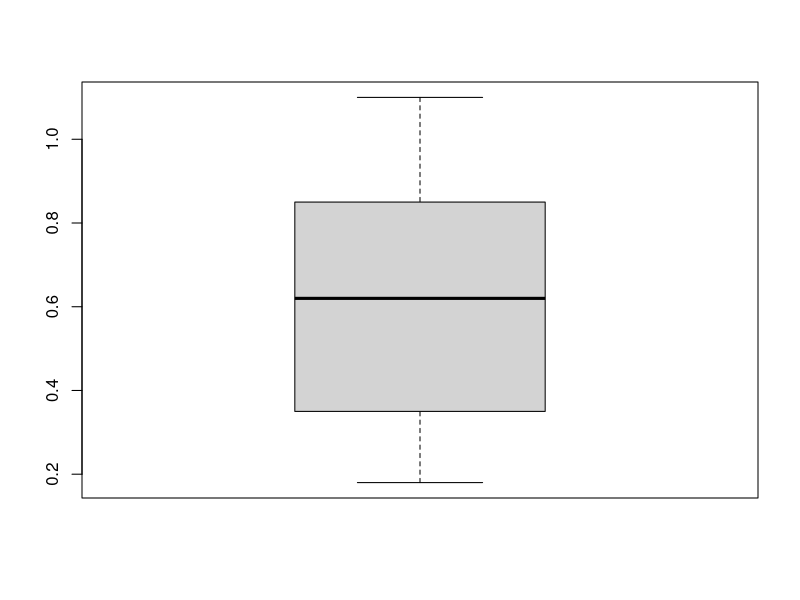
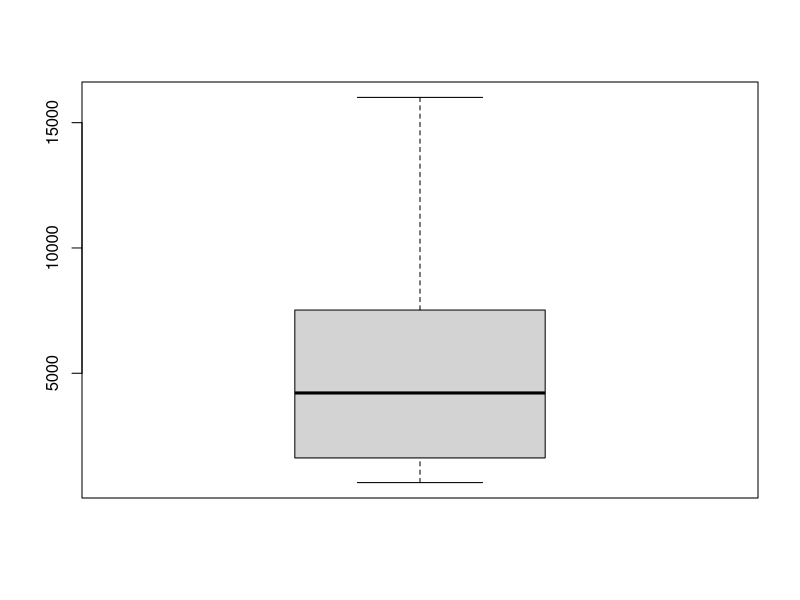
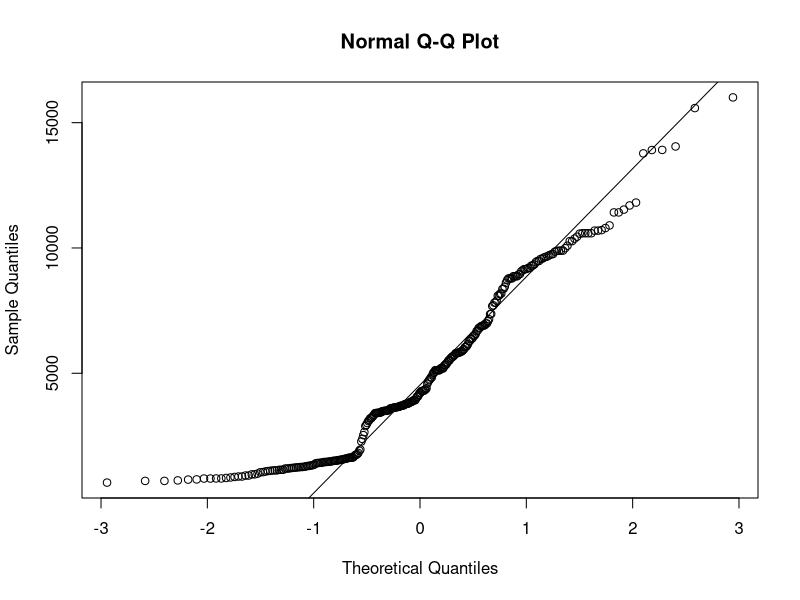

The R source for these figures, in order: (Note: this script raises an error after producing the figures.)
## ---- chunk 1
knitr::opts_chunk$set(echo = TRUE)
library(ggplot2)
# setwd("/Class/STSCI 5080/")
## ---- chunk 2
data <- read.table("diamonds2.txt", header=T)
attach(data)
## ---- chunk 3
summary(data)
boxplot(X.carat)
boxplot(price)
## ---- chunk 4
t.test(price, conf.level=0.99)
qqnorm(price);qqline(price) 

## ---- chunk 5
# Not sure about the results for this
t.test(price, mu=4800, conf.level=0.99)

## ---- chunk 6
t.test(X.carat, mu=0.60, alternative="greater", conf.level=0.95)

## ---- chunk 7
gia_cert <- 1*(cert=="GIA")
t.test(gia_cert, mu=1/3, conf.level=1-0.05)
## ---- chunk 8
# GIA to HRD
# GIA to IGI
# HRD to IGI
cGIA <- X.carat[cert=="GIA"]
cIGI <- X.carat[cert=="IGI"]
cHRD <- X.carat[cert=="HRD"]
mean(cGIA)
mean(cHRD)
mean()
t.test(cGIA,cIGI, alternative="two.sided", conf.level=0.95)

t.test(cGIA,cHRD, alternative="two.sided", conf.level=0.95)

t.test(cIGI,cHRD, alternative="two.sided", conf.level=0.95)
## ---- chunk 9
powernap <- read.table("powernap.txt", header=T)
attach(powernap)
## ---- chunk 10
qqnorm(num2015-num2016); qqline(num2015-num2016)
summary(powernap)
t.test(num2015, num2016, alternative="two.sided", conf.level=0.95, paired=T) # comment on choice paired=T

## ---- chunk 11
supermarket <- read.table("supermarket.txt", header=T)
attach(supermarket)
## ---- chunk 12
summary(supermarket)
hist(price1)
